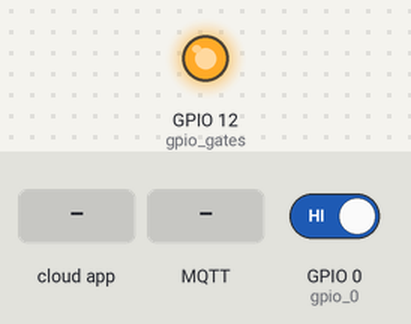
A sketch run on a simulated ESP32. Shown: output pins drawn as LEDs (lit = HIGH). The inputs (shaded band) are chosen by the test bench; at power-on: GPIO 0 (gpio_0) HIGH. WiFi joins after 1.5 s; servers stay silent unless stated; no MQTT or app messages arrive unless stated; what the sketch prints to the serial monitor is not drawn. At 11.0 s the program restarts the board; the recording ends there.

Above: at 1.1 s.
At 3.2 s:
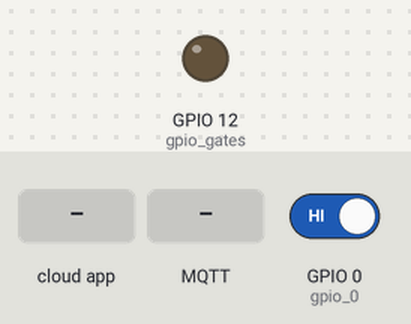
3.3 s: GPIO 0 (gpio_0) driven LOW
5.0 s: the phone or cloud app sets Gates to 0
6.5 s: MQTT message "Power" arrives on the first subscribed topic
8.0 s: MQTT message "1" arrives on the first subscribed topic
9.5 s: MQTT message "on" arrives on the first subscribed topic
11.0 s: GPIO 0 (gpio_0) driven HIGH
Timing chart, 0 to 11.0 s (numbered marks = the images above; inputs shaded):
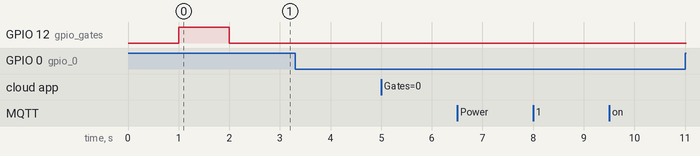

Measured:
- after the input at 3.3 s, every drawn part: stays the same
- after the input at 5.0 s, every drawn part: stays the same
- after the input at 6.5 s, every drawn part: stays the same
- after the input at 8.0 s, every drawn part: stays the same
- after the input at 9.5 s, every drawn part: stays the same
- after the input at 11.0 s, every drawn part: stays the same

The sketch:

RMakerMQBridge.ino
```cpp
#include "RMaker.h"
#include "WiFi.h"
#include "WiFiProv.h"
#include <WiFi.h>
extern "C" {
#include "freertos/FreeRTOS.h"
#include "freertos/timers.h"
}

#include <Wire.h>
#include <ESPmDNS.h>
#include <WiFiUdp.h>

#define DEFAULT_POWER_MODE false
//#define ESP_RMAKER_DEF_POWER_NAME  GARAGE

static int gpio_gates = 12;
bool gates_state = false;

/*
    Pins
*/
//GPIO for push button reset
static int gpio_0 = 0;
static Device my_gates("Gates", "my.device.gate" , &gpio_gates);

/*
   Provisioning Service Name
*/
const char *service_name = "PROV_1234";
const char *pop = "abcd1234";

#include <AsyncMqttClient.h>
#define MQTT_HOST IPAddress(192, 168, 199, 8)
#define MQTT_PORT 1883

AsyncMqttClient mqttClient;
TimerHandle_t mqttReconnectTimer;
TimerHandle_t wifiReconnectTimer;

void write_callback(Device *device, Param *param, const param_val_t val, void *priv_data, write_ctx_t *ctx)
{
  const char *device_name = device->getDeviceName();
  const char *param_name = param->getParamName();
  //Note: These parameters are there just to give a starting point if you wanted to make this into a switching thermometer
  Serial.printf("Received value = %d for %s - param: %s\n", val.val.b, device_name, param_name);

  if (strcmp(param_name, "Power") == 0) {
    Serial.printf("Received value = %d for %s - param: %s\n", val.val.b, device_name, param_name);
    gates_state = val.val.b;
    if (gates_state)
    {
      digitalWrite(gpio_gates, HIGH);
      mqttClient.publish("gates_state", 1, true, "true");
      vTaskDelay(1000);
      digitalWrite(gpio_gates, LOW);
      mqttClient.publish("gates_state", 1, true, "false");
    } else
    {
      digitalWrite(gpio_gates, LOW);
      mqttClient.publish("gates_state", 1, true, "false");
    }
  }
}

bool strToBool(char* str)
{
  bool res = false;
  if (strcmp( "ON", str) == 0) {
    res = true;
  }
  return res;
}

void connectToMqtt() {
  Serial.println("Connecting to MQTT...");
  mqttClient.connect();
}

void WiFiEvent(WiFiEvent_t event) {
  Serial.printf("[WiFi-event] event: %d\n", event);
  switch (event) {
    case SYSTEM_EVENT_STA_GOT_IP:
      Serial.println("WiFi connected");
      Serial.println("IP address: ");
      Serial.println(WiFi.localIP());
      connectToMqtt();
      break;
    case SYSTEM_EVENT_STA_DISCONNECTED:
      Serial.println("WiFi lost connection");
      xTimerStop(mqttReconnectTimer, 0); // ensure we don't reconnect to MQTT while reconnecting to Wi-Fi
      xTimerStart(wifiReconnectTimer, 0);
      break;
  }
}

void onMqttConnect(bool sessionPresent) {
  Serial.println("Connected to MQTT.");
  Serial.print("Session present: ");
  Serial.println(sessionPresent);
  uint16_t packetIdSub = mqttClient.subscribe("stat/ts_gate_state/POWER", 2);
  Serial.print("Subscribing at QoS 2, packetId: ");
  Serial.println(packetIdSub);
  packetIdSub = mqttClient.subscribe("stat/ts_gate_state/RESULT", 2);

  mqttClient.publish("temperature", 0, true, "tempMsg");
  Serial.println("Publishing at QoS 0");
  uint16_t packetIdPub1 = mqttClient.publish("test/lol", 1, true, "test 2");
  Serial.print("Publishing at QoS 1, packetId: ");
  Serial.println(packetIdPub1);
  uint16_t packetIdPub2 = mqttClient.publish("test/lol", 2, true, "test 3");
  Serial.print("Publishing at QoS 2, packetId: ");
  Serial.println(packetIdPub2);
}

void onMqttDisconnect(AsyncMqttClientDisconnectReason reason) {
  Serial.println("Disconnected from MQTT.");

  if (WiFi.isConnected()) {
    xTimerStart(mqttReconnectTimer, 0);
  }
}

void onMqttSubscribe(uint16_t packetId, uint8_t qos) {
  Serial.println("Subscribe acknowledged.");
  Serial.print("  packetId: ");
  Serial.println(packetId);
  Serial.print("  qos: ");
  Serial.println(qos);
}

void onMqttUnsubscribe(uint16_t packetId) {
  Serial.println("Unsubscribe acknowledged.");
  Serial.print("  packetId: ");
  Serial.println(packetId);
}

void connectToWifi() {
  Serial.println("Connecting to Wi-Fi...");
  //WiFi.begin(WIFI_SSID, WIFI_PASSWORD);
}
void onMqttPublish(uint16_t packetId) {
  Serial.println("Publish acknowledged.");
  Serial.print("  packetId: ");
  Serial.println(packetId);
}

void onMqttMessage(char* topic, char* payload, AsyncMqttClientMessageProperties properties, size_t len, size_t index, size_t total) {
  Serial.println("Publish received.");
  Serial.print("  topic: ");
  Serial.println(topic);
  Serial.print("  len: ");
  Serial.println(len);
  if (strcmp(topic, "stat/ts_gate_state/POWER") == 0) {
    Serial.println("Matched");
    char msg[50] = "";
    strncpy ( msg, payload, len) ;
    msg[sizeof(payload)] = '\0';
    Serial.printf ("rx_msg: %s\n", msg);

    my_gates.updateAndReportParam(ESP_RMAKER_DEF_POWER_NAME, strToBool(msg));
  }
}

void setup()
{
  Serial.begin(115200);
  pinMode(gpio_0, INPUT);
  pinMode(gpio_gates, OUTPUT);
  digitalWrite(gpio_gates, LOW);
  delay (1000);
  digitalWrite(gpio_gates, HIGH);
  delay (1000);
  digitalWrite(gpio_gates, LOW);
  /*
       Create the Node
  */
  Node my_node;
  my_node = RMaker.initNode("Gate Opener");
  /*
    Add custom gates device to the node
  */
  my_node.addDevice(my_gates);
  /*
     Now point at the callback code so we know what to do when something happens
  */
  my_gates.addCb(write_callback);

  my_gates.addNameParam();
  my_gates.addPowerParam(DEFAULT_POWER_MODE);
  my_gates.assignPrimaryParam(my_gates.getParamByName(ESP_RMAKER_DEF_POWER_NAME));

  /*Param my_mode("Mode", "esp.param.mode", value("closed"), PROP_FLAG_READ | PROP_FLAG_WRITE);
  static const char *valid_strs[] = {"Auto", "Turbo", "Sleep"};
  my_mode.addUIType(ESP_RMAKER_UI_DROPDOWN);
  my_gates.addParam(my_mode);
  */

  /*
      Start the Rainmaker Service
  */

  mqttReconnectTimer = xTimerCreate("mqttTimer", pdMS_TO_TICKS(2000), pdFALSE, (void*)0, reinterpret_cast<TimerCallbackFunction_t>(connectToMqtt));
  wifiReconnectTimer = xTimerCreate("wifiTimer", pdMS_TO_TICKS(2000), pdFALSE, (void*)0, reinterpret_cast<TimerCallbackFunction_t>(connectToWifi));

  WiFi.onEvent(WiFiEvent);

  mqttClient.onConnect(onMqttConnect);
  mqttClient.onDisconnect(onMqttDisconnect);
  mqttClient.onSubscribe(onMqttSubscribe);
  mqttClient.onUnsubscribe(onMqttUnsubscribe);
  mqttClient.onMessage(onMqttMessage);
  mqttClient.onPublish(onMqttPublish);
  mqttClient.setServer(MQTT_HOST, MQTT_PORT);
  mqttClient.setCredentials("jramacrae", "jram7757");

  RMaker.start();

  /*
    Provisioning via BLE or WiFI
  */
  WiFi.onEvent(sysProvEvent);
#if CONFIG_IDF_TARGET_ESP32
  WiFiProv.beginProvision(WIFI_PROV_SCHEME_BLE, WIFI_PROV_SCHEME_HANDLER_FREE_BTDM, WIFI_PROV_SECURITY_1, pop, service_name);
#else
  WiFiProv.beginProvision(WIFI_PROV_SCHEME_SOFTAP, WIFI_PROV_SCHEME_HANDLER_NONE, WIFI_PROV_SECURITY_1, pop, service_name);
#endif

  mqttClient.publish("temperature", 0, true, "tempMsg");

}

void loop()
{

  if (digitalRead(gpio_0) == LOW) { //Push button pressed

    // Key debounce handling
    vTaskDelay(100);
    Serial.printf("Pressed");
    int startTime = millis();
    while (digitalRead(gpio_0) == LOW) delay(50);
    int endTime = millis();

    if ((endTime - startTime) > 10000) {
      // If key pressed for more than 10secs, reset all
      Serial.printf("Reset to factory.\n");
      RMakerFactoryReset(2);
    } else if ((endTime - startTime) > 3000) {
      Serial.printf("Reset Wi - Fi.\n");
      // If key pressed for more than 3secs, but less than 10, reset Wi-Fi
      RMakerWiFiReset(2);
    }
  }
}
```

RM_Node.ino
```cpp
/*
   Say how you want provisioning done
*/
void sysProvEvent(arduino_event_t *sys_event)
{
  switch (sys_event->event_id) {
    case ARDUINO_EVENT_PROV_START:
#if CONFIG_IDF_TARGET_ESP32
      Serial.printf("\nProvisioning Started with name \"%s\" and PoP \"%s\" on BLE\n", service_name, pop);
      printQR(service_name, pop, "ble");
#else
      Serial.printf("\nProvisioning Started with name \"%s\" and PoP \"%s\" on SoftAP\n", service_name, pop);
      printQR(service_name, pop, "softap");
#endif
      break;
  }
}
```
